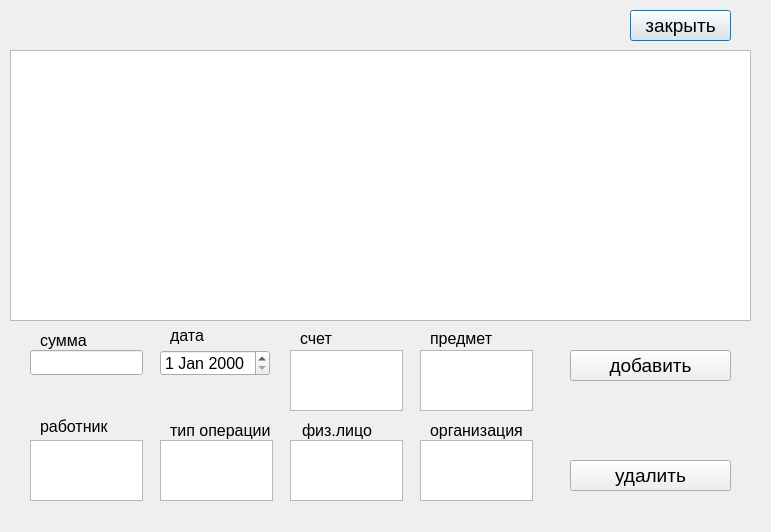
<?xml version="1.0" encoding="UTF-8"?>
<ui version="4.0">
 <class>Operation</class>
 <widget class="QDialog" name="Operation">
  <property name="geometry">
   <rect>
    <x>0</x>
    <y>0</y>
    <width>771</width>
    <height>532</height>
   </rect>
  </property>
  <property name="windowTitle">
   <string>операции</string>
  </property>
  <widget class="QTableView" name="operation_table_view">
   <property name="geometry">
    <rect>
     <x>10</x>
     <y>50</y>
     <width>741</width>
     <height>271</height>
    </rect>
   </property>
   <property name="font">
    <font>
     <pointsize>14</pointsize>
    </font>
   </property>
  </widget>
  <widget class="QPushButton" name="exit_button">
   <property name="geometry">
    <rect>
     <x>630</x>
     <y>10</y>
     <width>101</width>
     <height>31</height>
    </rect>
   </property>
   <property name="font">
    <font>
     <pointsize>14</pointsize>
    </font>
   </property>
   <property name="text">
    <string>закрыть</string>
   </property>
  </widget>
  <widget class="QPushButton" name="add_button">
   <property name="geometry">
    <rect>
     <x>570</x>
     <y>350</y>
     <width>161</width>
     <height>31</height>
    </rect>
   </property>
   <property name="font">
    <font>
     <pointsize>14</pointsize>
    </font>
   </property>
   <property name="text">
    <string>добавить</string>
   </property>
  </widget>
  <widget class="QPushButton" name="remove_button">
   <property name="geometry">
    <rect>
     <x>570</x>
     <y>460</y>
     <width>161</width>
     <height>31</height>
    </rect>
   </property>
   <property name="font">
    <font>
     <pointsize>14</pointsize>
    </font>
   </property>
   <property name="text">
    <string>удалить</string>
   </property>
  </widget>
  <widget class="QLineEdit" name="summ">
   <property name="geometry">
    <rect>
     <x>30</x>
     <y>350</y>
     <width>113</width>
     <height>25</height>
    </rect>
   </property>
   <property name="font">
    <font>
     <pointsize>14</pointsize>
    </font>
   </property>
  </widget>
  <widget class="QDateEdit" name="date">
   <property name="geometry">
    <rect>
     <x>160</x>
     <y>350</y>
     <width>110</width>
     <height>26</height>
    </rect>
   </property>
   <property name="font">
    <font>
     <pointsize>12</pointsize>
    </font>
   </property>
  </widget>
  <widget class="QListView" name="account">
   <property name="geometry">
    <rect>
     <x>290</x>
     <y>350</y>
     <width>113</width>
     <height>61</height>
    </rect>
   </property>
   <property name="font">
    <font>
     <pointsize>14</pointsize>
    </font>
   </property>
  </widget>
  <widget class="QListView" name="organization">
   <property name="geometry">
    <rect>
     <x>420</x>
     <y>440</y>
     <width>113</width>
     <height>61</height>
    </rect>
   </property>
   <property name="font">
    <font>
     <pointsize>14</pointsize>
    </font>
   </property>
  </widget>
  <widget class="QListView" name="person">
   <property name="geometry">
    <rect>
     <x>290</x>
     <y>440</y>
     <width>113</width>
     <height>61</height>
    </rect>
   </property>
   <property name="font">
    <font>
     <pointsize>14</pointsize>
    </font>
   </property>
  </widget>
  <widget class="QListView" name="subject">
   <property name="geometry">
    <rect>
     <x>420</x>
     <y>350</y>
     <width>113</width>
     <height>61</height>
    </rect>
   </property>
   <property name="font">
    <font>
     <pointsize>14</pointsize>
    </font>
   </property>
  </widget>
  <widget class="QListView" name="employee">
   <property name="geometry">
    <rect>
     <x>30</x>
     <y>440</y>
     <width>113</width>
     <height>61</height>
    </rect>
   </property>
   <property name="font">
    <font>
     <pointsize>14</pointsize>
    </font>
   </property>
  </widget>
  <widget class="QListView" name="type">
   <property name="geometry">
    <rect>
     <x>160</x>
     <y>440</y>
     <width>113</width>
     <height>61</height>
    </rect>
   </property>
   <property name="font">
    <font>
     <pointsize>14</pointsize>
    </font>
   </property>
  </widget>
  <widget class="QLabel" name="summ_label">
   <property name="geometry">
    <rect>
     <x>40</x>
     <y>330</y>
     <width>53</width>
     <height>21</height>
    </rect>
   </property>
   <property name="font">
    <font>
     <pointsize>12</pointsize>
    </font>
   </property>
   <property name="text">
    <string>сумма</string>
   </property>
  </widget>
  <widget class="QLabel" name="date_label">
   <property name="geometry">
    <rect>
     <x>170</x>
     <y>320</y>
     <width>53</width>
     <height>31</height>
    </rect>
   </property>
   <property name="font">
    <font>
     <pointsize>12</pointsize>
    </font>
   </property>
   <property name="text">
    <string>дата</string>
   </property>
  </widget>
  <widget class="QLabel" name="account_label">
   <property name="geometry">
    <rect>
     <x>300</x>
     <y>330</y>
     <width>53</width>
     <height>17</height>
    </rect>
   </property>
   <property name="font">
    <font>
     <pointsize>12</pointsize>
    </font>
   </property>
   <property name="text">
    <string>счет</string>
   </property>
  </widget>
  <widget class="QLabel" name="subject_label">
   <property name="geometry">
    <rect>
     <x>430</x>
     <y>330</y>
     <width>71</width>
     <height>17</height>
    </rect>
   </property>
   <property name="font">
    <font>
     <pointsize>12</pointsize>
    </font>
   </property>
   <property name="text">
    <string>предмет</string>
   </property>
  </widget>
  <widget class="QLabel" name="person_label">
   <property name="geometry">
    <rect>
     <x>302</x>
     <y>420</y>
     <width>81</width>
     <height>20</height>
    </rect>
   </property>
   <property name="font">
    <font>
     <pointsize>12</pointsize>
    </font>
   </property>
   <property name="text">
    <string>физ.лицо</string>
   </property>
  </widget>
  <widget class="QLabel" name="employee_label">
   <property name="geometry">
    <rect>
     <x>40</x>
     <y>416</y>
     <width>81</width>
     <height>21</height>
    </rect>
   </property>
   <property name="font">
    <font>
     <pointsize>12</pointsize>
    </font>
   </property>
   <property name="text">
    <string>работник</string>
   </property>
  </widget>
  <widget class="QLabel" name="type_label">
   <property name="geometry">
    <rect>
     <x>170</x>
     <y>420</y>
     <width>101</width>
     <height>20</height>
    </rect>
   </property>
   <property name="font">
    <font>
     <pointsize>12</pointsize>
    </font>
   </property>
   <property name="text">
    <string>тип операции</string>
   </property>
  </widget>
  <widget class="QLabel" name="organization_label">
   <property name="geometry">
    <rect>
     <x>430</x>
     <y>420</y>
     <width>101</width>
     <height>21</height>
    </rect>
   </property>
   <property name="font">
    <font>
     <pointsize>12</pointsize>
    </font>
   </property>
   <property name="text">
    <string>организация</string>
   </property>
  </widget>
  <widget class="QLabel" name="error">
   <property name="geometry">
    <rect>
     <x>10</x>
     <y>0</y>
     <width>611</width>
     <height>61</height>
    </rect>
   </property>
   <property name="font">
    <font>
     <pointsize>15</pointsize>
    </font>
   </property>
   <property name="text">
    <string/>
   </property>
  </widget>
 </widget>
 <resources/>
 <connections/>
</ui>
